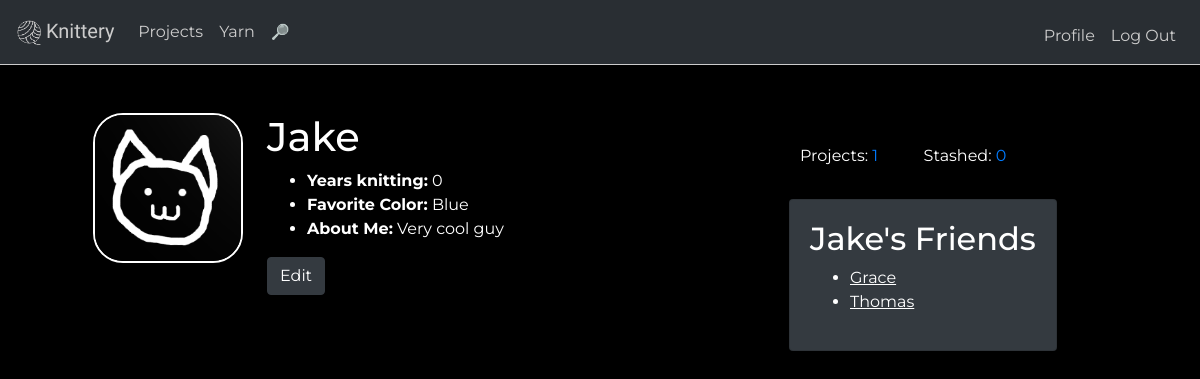
/profile/Jake (signed in), run on an earlier commit of the app's database.
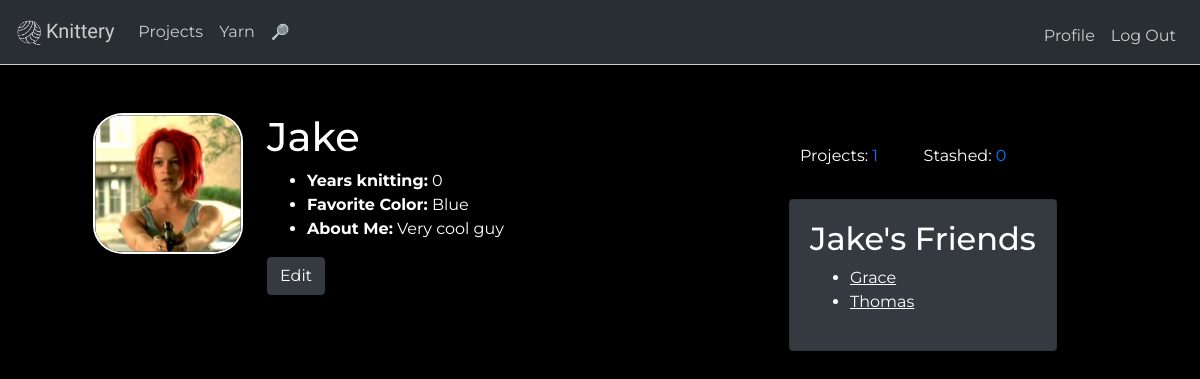
And on a later commit of the database.
### tables this page shows
CREATE TABLE 'users' ('id' integer PRIMARY KEY AUTOINCREMENT NOT NULL, 'name' text,'about_me' text,'years_knitting' integer,'favorite_color' text, 'password' text, 'pic' text NOT NULL DEFAULT '/static/profilepics/default.png');

### application.py (the view, shortened to what this page needs)
@app.route("/profile/<user>")
def profileget(user):
    profile = db.execute("SELECT * FROM users WHERE name = :name",
    name=user)
    currentuser_id=getId(session["user"])
    profile_id=getId(user)
    print(profile_id)
    friends_id = db.execute("SELECT friendee FROM friends WHERE friender = :currentuser_id",
    currentuser_id=currentuser_id)
    print(friends_id)
    friends=[]
    fn = 0
    for entry in friends_id:
        friendo = db.execute("SELECT name FROM users WHERE users.id = :friends_id",
        friends_id=friends_id[fn]["friendee"])
        frien = friendo[0]["name"]
        friends.append(frien)
        fn += 1
    print(friends)
    projects = db.execute("SELECT * FROM projects WHERE user_id = :user_id", user_id=profile_id)
    stashed = db.execute("SELECT * FROM yarn WHERE user_id = :user_id GROUP BY name", user_id=profile_id)
    nprojects = len(projects)
    nstashed = len(stashed)
    isfriend = False
    return render_template("profile.html", profile=profile, friends=friends, isfriend=isfriend, nprojects=nprojects, nstashed=nstashed)

### application.py (called while the page is built)
def getId(user):
    currentuser = user
    profile = db.execute("SELECT * FROM users WHERE name = :name",
    name=currentuser)
    currentuser_id=profile[0]["id"]
    return currentuser_id

### templates/profile.html (shortened to what this page needs)
{% extends "layout.html" %}
{% block main %}
<div class="container">
  <div class="row">
      <div class="col-2">
          <img src="{{ profile[0]["pic"] }}" class="profilepic" width="150">
          </div>
    <div class="col-6">
        <h1>{{ profile[0]["name"] }}</h1>
  <ul>
<li><b>Years knitting:</b> {{ profile[0]["years_knitting"] }}</li>
<li><b>Favorite Color:</b> {{ profile[0]["favorite_color"] }}</li>
<li><b>About Me:</b> {{ profile[0]["about_me"]}}</li>
</ul>
{% if profile[0]["name"] == session['user'] %}
<form action="/profile" method="POST">
<button type="submit" class="btn btn-dark">Edit</button>
</form>
{% elif isfriend == False %}
<form action="/addfriend" method="POST">
<button type="submit" class="btn btn-dark" name="addfriend" value="{{ profile[0]["name"] }}">Add friend</button>
</form>
{% else %}
<p>✅  {{ profile[0]["name"] }}  is in your friends </p>
<form action="/removefriend" method="POST">
<button type="submit" class="btn btn-outline-secondary btn-sm" name="removefriend" value="{{ profile[0]["name"] }}">Remove friend</button>
</form>
{% endif %}
<br>
</div>
<div class="col-4">
<div> <table class="proftable">
  <tr>
    <td>Projects: <a href="/projects/{{ profile[0]["name"] }}"> {{ nprojects }}</a></td>
    <td>Stashed: <a href="/yarn/{{ profile[0]["name"] }}">{{ nstashed }} </a></td>
  </tr>
</table> </div>
        <div class="card text-white bg-dark">
            <div class="card-body">
<h2>{{ profile[0]["name"] }}'s Friends</h2>
<ul>
    {% for friend in friends %}
    <li><a href="/profile/{{ friend }}">{{ friend }}</a></li>
    {% endfor %}
</ul>
</div>
</div>
    </div>
  </div>
</div>
{% endblock %}

### templates/layout.html (shortened to what this page needs)
<!DOCTYPE html>
<html lang="en">
<head>
	<link href="https://maxcdn.bootstrapcdn.com/bootstrap/4.1.3/css/bootstrap.min.css" rel="stylesheet">
        <link href="/static/styles.css" rel="stylesheet">
</head>
<body>
<nav class="navbar navbar-expand-lg navbar-dark bg-dark">
  <a class="navbar-brand" href="/"><img src="/static/logo.png" width="30" padding="2" class="sitelogo"><span class="knitterylogo">Knittery</span></a>
  <div class="collapse navbar-collapse" id="navbarSupportedContent">
    <ul class="navbar-nav mr-auto">
  {% if session.user %}
      <li class="nav-item">
        <a class="nav-link" href="/projects/{{ session["user"] }}">Projects</a>
      </li>
        <li class="nav-item">
        <a class="nav-link" href="/yarn/{{ session["user"] }}">Yarn</a>
      </li>
        <li class="nav-item">
        <a class="nav-link" href="/search"><span class="icon searchicon">🔎</span></a>
      </li>
    {% endif %}
    </ul>
    <ul class="navbar-nav ml-auto mt-2">
        {% if session.user %}
        <li class="nav-item"><a class="nav-link" href="/profile/{{ session["user"] }}">Profile</a></li>
        <li class="nav-item"><a class="nav-link" href="/logout">Log Out</a></li>
        {% else %}
        <li class="nav-item"><a class="nav-link" href="/register">Register</a></li>
        <li class="nav-item"><a class="nav-link" href="/login">Log In</a></li>
        {% endif %}
    </ul>
  </div>
</nav>
	<main class="container p-5">
		{% block main %}{% endblock %}
	</main>
</body>
</html>

### static/styles.css (style rules this page uses)
.navbar { opacity: 0.8; transition: opacity 1s; border-bottom: 1px solid white; }
.navbar .nav-link { color: white !important; }
body, html { height: 100% }
.knitterylogo { font-family: 'Bungee Shade', cursive; }
body { background-color: black; color: white; font-family: 'Montserrat', sans-serif; }
.card { display:inline-block; }
.card a { color: white; text-decoration: underline; }
.profilepic { border: 2px solid white; border-radius: 20%; }
.proftable { width:80%; margin: 30px 10px; }
.sitelogo { border-radius: 50%; -webkit-transition: -webkit-transform .8s ease-in-out; transition: transform .8s ease-in-out; }
.searchicon { color: transparent; background: #EDFDFB; background-clip: text; -webkit-background-clip: text; font-size: 15px; }

What changed in the data, as far as the page shows it:
changed users "Jake": pic: picture added in place of a placeholder
